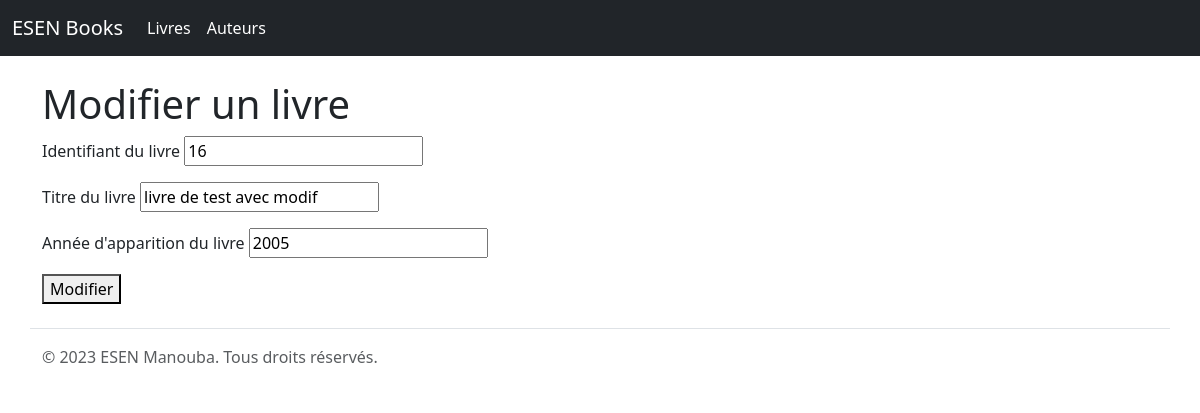
Screenshot of /index.php?controller=livre&action=modif&id_livre=16 with the database file from the repository.
### tables this page shows
CREATE TABLE `livre` (
  `id_livre` int NOT NULL,
  `titre` varchar(100) NOT NULL,
  `annee_apparition` int NOT NULL DEFAULT '2023'
);

### Model/Model.php (called while the page is built, shortened)
<?php
class Model {
    protected $table;
    protected $clePrimaire;
    protected static $db = null;
    public static function connect(){
        if(self::$db == null){
            try{
                self::$db = new PDO("mysql:host=" . Database::$HOST . ";dbname=" . Database::$DB, Database::$USER, Database::$PASSWORD);
                self::$db->query("SET NAMES 'utf8'");
            }
            catch(PDOException $exception){
                die($exception->getMessage());
            }
        }
        return self::$db;
    }
    public function getById($id){
        $db = self::connect();
        $sql = "SELECT * FROM {$this->table} where {$this->clePrimaire} = $id";
        try{
            $resultat = $db->query($sql);
            if($resultat->rowCount() == 1){
                $record = $resultat->fetchObject();
                return $record;
            }
            else{
                return false;
            }
        }
        catch(PDOException $ex){
            die($ex->getMessage());
        }
        finally{
            $resultat->closeCursor();
        }
    }
}
?>

### views/livres/modif_livre.php (the view, shortened to what this page needs)
<!DOCTYPE html>
<html lang="en">
<head>
    <link href="css/bootstrap.min.css" rel="stylesheet">
    <link href="css/style.css" rel="stylesheet">
</head>
<body>
    <?php
    require_once $ROOT . $DS . "views/includes/header.php";
    ?>
    <div class="container">
        <h1>Modifier un livre</h1>
        <form action="index.php?controller=livre&action=modif2" method="get">
            <p>
                <label for="id_livre">Identifiant du livre</label>
                <input type="text" name="id_livre" id="id_livre" value="<?= $livre->id_livre ?>" readonly>
            </p>
            <p>
                <label for="titre">Titre du livre</label>
                <input type="text" name="titre" id="titre" value="<?= $livre->titre ?>">
            </p>
            <p>
                <label for="annee">Année d'apparition du livre</label>
                <input type="text" name="annee" id="annee" value="<?= $livre->annee_apparition ?>">
            </p>
            <p>
                <button type="submit">Modifier</button>
            </p>
        </form>
    </div>
    <?php
    require_once $ROOT . $DS . "views/includes/footer.php";
    ?>
</body>
</html>

### rows the page displays
livre: id_livre "16", titre "livre de test avec modif", annee "2005"
